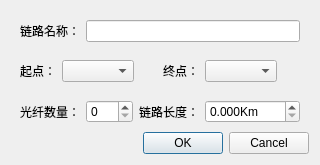
<?xml version="1.0" encoding="UTF-8"?>
<ui version="4.0">
 <class>DialogAddFiberLink</class>
 <widget class="QDialog" name="DialogAddFiberLink">
  <property name="geometry">
   <rect>
    <x>0</x>
    <y>0</y>
    <width>254</width>
    <height>128</height>
   </rect>
  </property>
  <property name="windowTitle">
   <string>添加链路</string>
  </property>
  <property name="windowIcon">
   <iconset resource="resource.qrc">
    <normaloff>:/img/optical_fiber.png</normaloff>:/img/optical_fiber.png</iconset>
  </property>
  <layout class="QVBoxLayout" name="verticalLayout">
   <property name="spacing">
    <number>0</number>
   </property>
   <item>
    <widget class="QWidget" name="widget" native="true">
     <layout class="QHBoxLayout" name="horizontalLayout">
      <item>
       <widget class="QLabel" name="label">
        <property name="text">
         <string>链路名称：</string>
        </property>
       </widget>
      </item>
      <item>
       <widget class="QLineEdit" name="lineEditLink"/>
      </item>
     </layout>
    </widget>
   </item>
   <item>
    <widget class="QWidget" name="widget_2" native="true">
     <layout class="QHBoxLayout" name="horizontalLayout_2">
      <item>
       <widget class="QLabel" name="label_2">
        <property name="text">
         <string>起点：</string>
        </property>
       </widget>
      </item>
      <item>
       <widget class="QComboBox" name="comboBoxFrom"/>
      </item>
      <item>
       <spacer name="horizontalSpacer_2">
        <property name="orientation">
         <enum>Qt::Horizontal</enum>
        </property>
        <property name="sizeHint" stdset="0">
         <size>
          <width>40</width>
          <height>20</height>
         </size>
        </property>
       </spacer>
      </item>
      <item>
       <widget class="QLabel" name="label_3">
        <property name="text">
         <string>终点：</string>
        </property>
       </widget>
      </item>
      <item>
       <widget class="QComboBox" name="comboBoxTo"/>
      </item>
      <item>
       <spacer name="horizontalSpacer">
        <property name="orientation">
         <enum>Qt::Horizontal</enum>
        </property>
        <property name="sizeHint" stdset="0">
         <size>
          <width>40</width>
          <height>20</height>
         </size>
        </property>
       </spacer>
      </item>
     </layout>
    </widget>
   </item>
   <item>
    <widget class="QWidget" name="widget_3" native="true">
     <layout class="QHBoxLayout" name="horizontalLayout_3">
      <item>
       <widget class="QLabel" name="label_4">
        <property name="text">
         <string>光纤数量：</string>
        </property>
       </widget>
      </item>
      <item>
       <widget class="QSpinBox" name="spinBoxFiberSize">
        <property name="maximum">
         <number>999</number>
        </property>
       </widget>
      </item>
      <item>
       <spacer name="horizontalSpacer_6">
        <property name="orientation">
         <enum>Qt::Horizontal</enum>
        </property>
        <property name="sizeHint" stdset="0">
         <size>
          <width>40</width>
          <height>20</height>
         </size>
        </property>
       </spacer>
      </item>
      <item>
       <widget class="QLabel" name="label_5">
        <property name="text">
         <string>链路长度：</string>
        </property>
       </widget>
      </item>
      <item>
       <widget class="QDoubleSpinBox" name="doubleSpinBoxLength">
        <property name="prefix">
         <string/>
        </property>
        <property name="suffix">
         <string>Km</string>
        </property>
        <property name="decimals">
         <number>3</number>
        </property>
        <property name="maximum">
         <double>9999.989999999999782</double>
        </property>
       </widget>
      </item>
      <item>
       <spacer name="horizontalSpacer_5">
        <property name="orientation">
         <enum>Qt::Horizontal</enum>
        </property>
        <property name="sizeHint" stdset="0">
         <size>
          <width>40</width>
          <height>20</height>
         </size>
        </property>
       </spacer>
      </item>
     </layout>
    </widget>
   </item>
   <item>
    <widget class="QDialogButtonBox" name="buttonBox">
     <property name="orientation">
      <enum>Qt::Horizontal</enum>
     </property>
     <property name="standardButtons">
      <set>QDialogButtonBox::Cancel|QDialogButtonBox::Ok</set>
     </property>
    </widget>
   </item>
  </layout>
 </widget>
 <resources>
  <include location="resource.qrc"/>
 </resources>
 <connections>
  <connection>
   <sender>buttonBox</sender>
   <signal>accepted()</signal>
   <receiver>DialogAddFiberLink</receiver>
   <slot>accept()</slot>
   <hints>
    <hint type="sourcelabel">
     <x>248</x>
     <y>254</y>
    </hint>
    <hint type="destinationlabel">
     <x>157</x>
     <y>274</y>
    </hint>
   </hints>
  </connection>
  <connection>
   <sender>buttonBox</sender>
   <signal>rejected()</signal>
   <receiver>DialogAddFiberLink</receiver>
   <slot>reject()</slot>
   <hints>
    <hint type="sourcelabel">
     <x>316</x>
     <y>260</y>
    </hint>
    <hint type="destinationlabel">
     <x>286</x>
     <y>274</y>
    </hint>
   </hints>
  </connection>
 </connections>
</ui>
